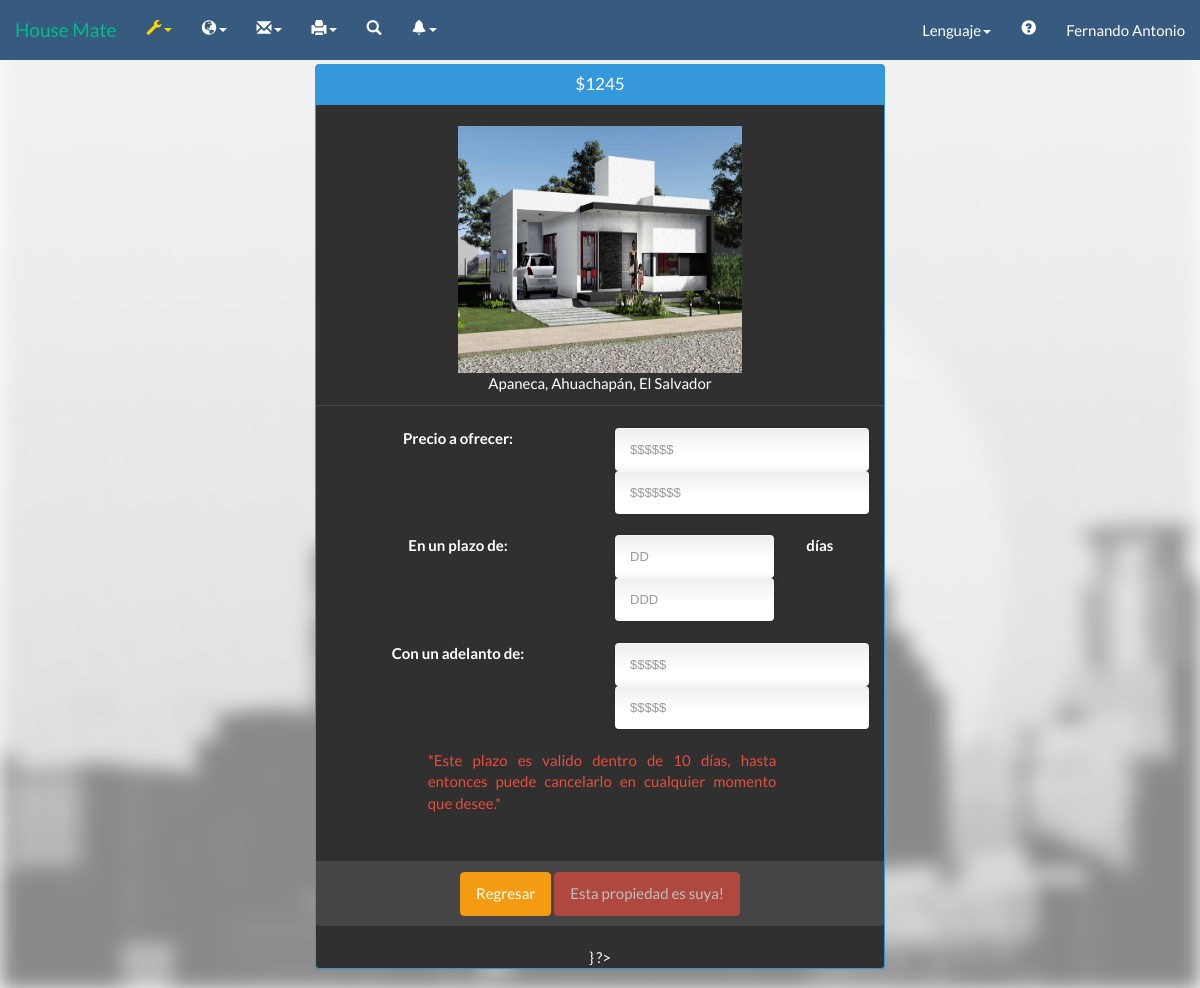
Screenshot of /HouseMate2_2/convenio.php?IdInmueble=3 (signed in) with the database file from the repository.
### tables this page shows
CREATE TABLE IF NOT EXISTS `inmueble` (
  `IdInmueble` varchar(5) NOT NULL,
  `Dueno` varchar(5) DEFAULT NULL,
  `Direccion` varchar(140) NOT NULL,
  `Descripcion` varchar(140) NOT NULL,
  `VentaRenta` int(1) NOT NULL,
  `Tipopropiedad` int(1) NOT NULL,
  `Precio` varchar(20) NOT NULL,
  `Imagen` varchar(100) NOT NULL,
  `DescDire` text,
  `estado` varchar(1) NOT NULL,
  `areadeterreno` varchar(15) NOT NULL,
  `areadeconstruc` varchar(15) NOT NULL,
  `aprovado` varchar(1) NOT NULL,
  `age` varchar(2) NOT NULL,
  `valuo1` varchar(15) NOT NULL,
  `valuo2` varchar(15) NOT NULL,
  `total` varchar(20) NOT NULL,
  `remaining` varchar(2) NOT NULL,
  `perito` varchar(5) NOT NULL
);

### HouseMate2_2/Call/Lenguaje/Idiomas/langes.php (called while the page is built, shortened)
<?php
$lang = array();
$lang['peritada'] = "Peritada";
$lang['denor'] = "Resultado :";
$lang['Constr'] ="Construcción";
$lang['lot'] = "Terreno";
$lang['lotvalue'] = "Valor de terreno";
$lang['builvalue'] = "Valor construcción";
$lang['VU'] = "Valor unitario";
$lang['FE'] = "Estado de conservación";
$lang['FD'] = "Factor depreciación";
$lang['VNR'] = "Valor neto";
$lang['VNR'] = "Valor neto nuevo";
$lang['FFU'] = "Factor funcionalidad";
$lang['VUR'] = "Vida útil remanente";
$lang['ValuoR'] = "Valuar inmueble";
$lang['Valuo'] = "Valuar";
$lang['agev'] = "Vida útil";
$lang['ages'] = "Age";
$lang['age'] = "Edad de construcción";
$lang['NoTa'] = "Tags normales";
$lang['NoTa2'] = "Tags extras";
$lang['are'] = "Área";
$lang['area1'] = "Área de terreno";
$lang['area2'] = "Área construcción";
$lang['esta1'] = "Nuevo";
$lang['esta2'] = "Bueno";
$lang['esta3'] = "Medio";
$lang['esta4'] = "Regular";
$lang['esta5'] = "Reparaciones sencillas";
$lang['esta6'] = "Reparaciones medias";
$lang['esta7'] = "Reparaciones importantes";
$lang['esta8'] = "Reparaciones cruciales";
$lang['esta9'] = "En desecho";
$lang['esta10'] = "Inrreversible";
$lang['ME'] = "Modifciar empresa";
$lang['Titulo'] = "Título";
$lang['TY'] = "No puedes repetir un título";
$lang['Request'] = "Solicitar";
$lang['Start'] = "Inicio";
$lang['Anuncios'] = "Anuncio";
$lang['UpgradeM'] = "Mejorar";
$lang['accept'] = "Aceptar";
$lang['No'] = "Rechazar";
$lang['mensaje'] = "Mensaje";
$lang['YTE'] = "Ya tiene una empresa";
$lang['TE'] = "Tiene una empresa";
$lang['Need'] = "No tengo cuenta";
$lang['Page_title'] = 'House Mate';
$lang['Cuenta'] = 'Registrarse';
$lang['Acerca'] = 'Acerca de';
$lang['Config'] = 'Configuración';
$lang['Informacion'] = 'Información';
$lang['Solicitud'] = "Solicitud";
$lang['Status'] = "Estado";
$lang['aprovado'] = "Aprovado";
$lang['naprovado'] = "No aprovado";
$lang['compose'] = "Enviar";
$lang['nocuentaop'] = "Para poder acceder a estas funciones debes mejorar tu cuenta";
$lang['Aqui'] = "Aqui!!";
$lang['new-empresa'] = " esta interesado en ti";
?>

### HouseMate2_2/convenio.php (the view, shortened to what this page needs)
<link href='css/bootstrap.min.css' rel='stylesheet'/>
<?php
	if(isset($_SESSION['tip']))
	{
		switch($_SESSION['tip'])
		{
			case 1:
			include("Header/barranav2.php");
			break;
		}
	}
	else {
		include("Header/barranav0.php");
	}
?>
<head>
</head>
<body>
        <div class="col-xs-12 col-sm-12 col-md-6 col-lg-6 col-xs-offset-0 col-sm-offset-0 col-md-offset-3 col-lg-offset-3 toppad" >
          <div class="panel panel-info">
              <?php
                    $inmuebleid = $_GET['IdInmueble'];
                    $inmueble = "SELECT * FROM Inmueble WHERE IdInmueble = '$inmuebleid'";
                    $inmueble_con = mysql_query($inmueble);
                    while($row = mysql_fetch_array($inmueble_con)){
            ?>
          <div class="panel-heading">
                <center><h3 class="panel-title">
                    $<?=$row['Precio']?>
                    </h3></center>
            </div>
                <div class="panel-body">
                    <form action="#" method="POST">
                    <br>
                    <center>
                        <img src="<?php echo $row['Imagen'] ?>" height="25%" width="50%">
                    <br>
                    <p><?=$row['Direccion']?></p>
                    </center>
                    <hr>
                    <br>
                    <div class="row row-centered">
                        <div class="col col-sm-6">
                            <label><?=$lang['precio-ofrecer']?></label>
                        </div>
                        <div class="col col-sm-6">
                            <input name="precio" onkeypress="return deci(event)" class="form-control" placeholder="$$$$$$" min="1" maxlength="6" type="tel">
                            <input onkeypress="return num(event)" name="precio" class="form-control" placeholder="$$$$$$$" min="1" maxlength="7" type="tel">
                        </div>
                    </div>
                    <br>
                    <div class="row row-centered">
                        <div class="col col-sm-6">
                            <label><?=$lang['plazo-ofrecer']?></label>
                        </div>
                        <div class="col col-sm-4">
                          <input onkeypress="return num(event)" name="dias" class="form-control" placeholder="DD" min="2" maxlength="2" type="tel">
                            <input onkeypress="return num(event)" name="dias" class="form-control" placeholder="DDD" min="2" maxlength="3" type="tel">
                        </div>
                        <div class="col col-sm-2 col-centered">
                            <label><?=$lang['plazo-dias']?></label>
                        </div>
                    </div>
                     <br>
                    <div class="row row-centered">
                        <div class="col col-sm-6">
                            <label><?=$lang['plazo-adelanto']?></label>
                        </div>
                        <div class="col col-sm-6">
                            <input name="adelanto" onkeypress="return deci(event)" class="form-control" placeholder="$$$$$" min="1" maxlength="5" type="tel">
                            <input onkeypress="return num(event)" name="adelanto" class="form-control" placeholder="$$$$$" min="1" maxlength="5" type="tel">
                        </div>
                    </div>
                    <br>
                    <div class="row row-centered">
                        <div class="col col-sm-8 col-centered">
                            <p align="justify" class="text-danger">*<?=$lang['plazo']?>*</p>
                        </div>
                    </div>
                    <br>
                </div>
                <div class="panel-footer">
                    <div class="row row-centered">
                        <div class="col col-sm-12">
                            <a class="btn btn-warning" href="inmueble.php?IdInmueble=<?=$row['IdInmueble']?>"><?=$lang['back']?></a>
                            <?php
                                $dueno = $row['Dueno'];
                                $fausuario = $_SESSION['id'];
                                $read = mysql_query("Select idusuario from usuario where TempId = '$fausuario'");
                                while ($gettinguser = mysql_fetch_array($read))
                                {
                                    $usuario = $gettinguser['idusuario'];
                                }
                                $consulta2 = "SELECT * FROM convenio WHERE idusuario ='$usuario' and idinmueble ='".$row['IdInmueble']."'";
                                $consulta2_con = mysql_query($consulta2);
                            if(mysql_num_rows($consulta2_con) > 0){
                                echo "<a class='btn btn-danger disabled'>".$lang['ya-oferto']."</a>";
                            }
                            elseif($dueno != $usuario ){
                                echo "<input value='".$lang['Offer']."' type='submit' name='ofertar' class='btn btn-primary'>";
                            }
                            else{
                                echo "<a class='btn btn-danger disabled'>".$lang['es-suya']."</a>";
                            }
                            ?>
                        </div>
                    </div>
                </div>
                    <center>
                <?php
                    $fausuario = $_SESSION['id'];
                    $read = mysql_query("Select idusuario from usuario where TempId = '$fausuario'");
                    while ($gettinguser = mysql_fetch_array($read))
                    {
                        $usuario = $gettinguser['idusuario'];
                    }
                ?><br><center><span onload="return false;" id="resultadoinsert"></span><span class="label label-danger" id="validacion-num1"></span></center>
                    }
                ?>
                </center>
            </div>
        </div>
<?php
	}
 ?>

### rows the page displays
inmueble: Precio "1245", Imagen (picture), Direccion "Apaneca, Ahuachapán, El Salvador"

### other values shown
$lang['Idioma'] "Lenguaje"
$_SESSION['user'] "Fernando Antonio"
